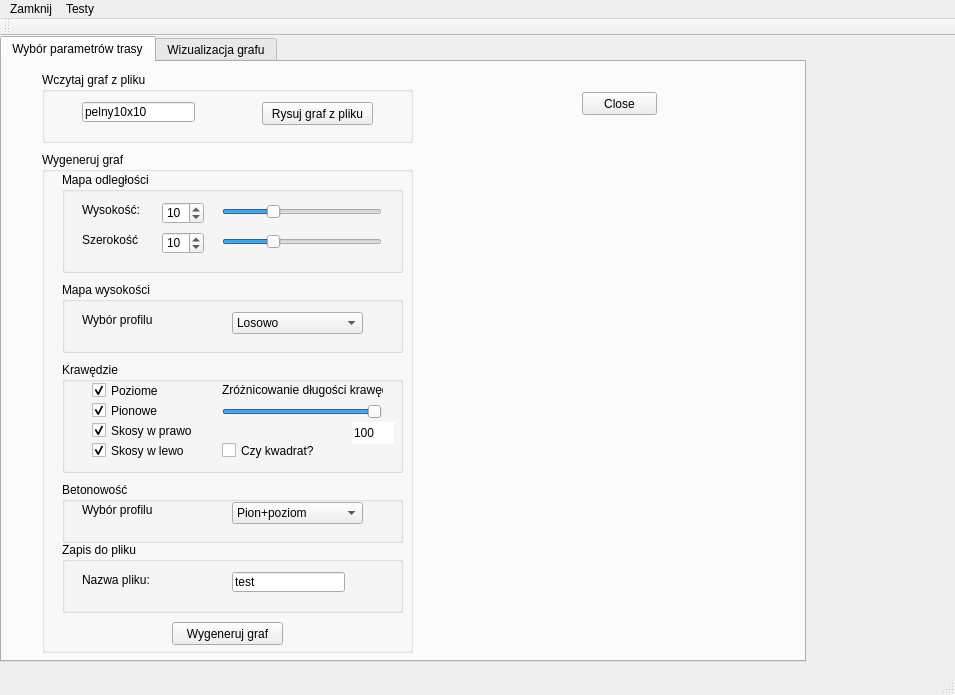
<?xml version="1.0" encoding="UTF-8"?>
<ui version="4.0">
 <class>MainWindow</class>
 <widget class="QMainWindow" name="MainWindow">
  <property name="geometry">
   <rect>
    <x>0</x>
    <y>0</y>
    <width>955</width>
    <height>695</height>
   </rect>
  </property>
  <property name="windowTitle">
   <string>MainWindow</string>
  </property>
  <widget class="QWidget" name="centralWidget">
   <widget class="QTabWidget" name="tabWidget">
    <property name="geometry">
     <rect>
      <x>0</x>
      <y>0</y>
      <width>806</width>
      <height>626</height>
     </rect>
    </property>
    <property name="toolTipDuration">
     <number>0</number>
    </property>
    <property name="currentIndex">
     <number>0</number>
    </property>
    <widget class="QWidget" name="tab_1">
     <attribute name="title">
      <string>Wybór parametrów trasy</string>
     </attribute>
     <widget class="QPushButton" name="closeButton">
      <property name="geometry">
       <rect>
        <x>580</x>
        <y>30</y>
        <width>75</width>
        <height>23</height>
       </rect>
      </property>
      <property name="text">
       <string>Close</string>
      </property>
     </widget>
     <widget class="QGroupBox" name="groupBox_2">
      <property name="geometry">
       <rect>
        <x>40</x>
        <y>90</y>
        <width>371</width>
        <height>501</height>
       </rect>
      </property>
      <property name="title">
       <string>Wygeneruj graf</string>
      </property>
      <widget class="QGroupBox" name="groupBox">
       <property name="geometry">
        <rect>
         <x>20</x>
         <y>20</y>
         <width>341</width>
         <height>101</height>
        </rect>
       </property>
       <property name="title">
        <string>Mapa odległości</string>
       </property>
       <widget class="QLabel" name="label_3">
        <property name="geometry">
         <rect>
          <x>20</x>
          <y>30</y>
          <width>91</width>
          <height>16</height>
         </rect>
        </property>
        <property name="text">
         <string>Wysokość:</string>
        </property>
       </widget>
       <widget class="QSpinBox" name="heightBox">
        <property name="geometry">
         <rect>
          <x>100</x>
          <y>30</y>
          <width>42</width>
          <height>22</height>
         </rect>
        </property>
        <property name="minimum">
         <number>1</number>
        </property>
        <property name="maximum">
         <number>200</number>
        </property>
        <property name="value">
         <number>10</number>
        </property>
       </widget>
       <widget class="QLabel" name="label_4">
        <property name="geometry">
         <rect>
          <x>20</x>
          <y>60</y>
          <width>91</width>
          <height>16</height>
         </rect>
        </property>
        <property name="text">
         <string>Szerokość</string>
        </property>
       </widget>
       <widget class="QSpinBox" name="widthBox">
        <property name="geometry">
         <rect>
          <x>100</x>
          <y>60</y>
          <width>42</width>
          <height>22</height>
         </rect>
        </property>
        <property name="minimum">
         <number>1</number>
        </property>
        <property name="maximum">
         <number>200</number>
        </property>
        <property name="value">
         <number>10</number>
        </property>
       </widget>
       <widget class="QSlider" name="heightSlider">
        <property name="geometry">
         <rect>
          <x>160</x>
          <y>30</y>
          <width>160</width>
          <height>19</height>
         </rect>
        </property>
        <property name="minimum">
         <number>1</number>
        </property>
        <property name="maximum">
         <number>31</number>
        </property>
        <property name="value">
         <number>10</number>
        </property>
        <property name="orientation">
         <enum>Qt::Horizontal</enum>
        </property>
       </widget>
       <widget class="QSlider" name="widthSlider">
        <property name="geometry">
         <rect>
          <x>160</x>
          <y>60</y>
          <width>160</width>
          <height>19</height>
         </rect>
        </property>
        <property name="minimum">
         <number>1</number>
        </property>
        <property name="maximum">
         <number>31</number>
        </property>
        <property name="value">
         <number>10</number>
        </property>
        <property name="orientation">
         <enum>Qt::Horizontal</enum>
        </property>
       </widget>
      </widget>
      <widget class="QGroupBox" name="groupBox_3">
       <property name="geometry">
        <rect>
         <x>20</x>
         <y>130</y>
         <width>341</width>
         <height>71</height>
        </rect>
       </property>
       <property name="title">
        <string>Mapa wysokości</string>
       </property>
       <widget class="QComboBox" name="heightProfileBox">
        <property name="geometry">
         <rect>
          <x>170</x>
          <y>30</y>
          <width>131</width>
          <height>22</height>
         </rect>
        </property>
        <item>
         <property name="text">
          <string>Losowo</string>
         </property>
        </item>
        <item>
         <property name="text">
          <string>Góra w centrum</string>
         </property>
        </item>
        <item>
         <property name="text">
          <string>Dolina w centrum</string>
         </property>
        </item>
       </widget>
       <widget class="QLabel" name="label_2">
        <property name="geometry">
         <rect>
          <x>20</x>
          <y>30</y>
          <width>121</width>
          <height>16</height>
         </rect>
        </property>
        <property name="text">
         <string>Wybór profilu</string>
        </property>
       </widget>
      </widget>
      <widget class="QGroupBox" name="groupBox_4">
       <property name="geometry">
        <rect>
         <x>20</x>
         <y>210</y>
         <width>341</width>
         <height>111</height>
        </rect>
       </property>
       <property name="title">
        <string>Krawędzie</string>
       </property>
       <widget class="QCheckBox" name="poziomoBox">
        <property name="geometry">
         <rect>
          <x>30</x>
          <y>20</y>
          <width>70</width>
          <height>17</height>
         </rect>
        </property>
        <property name="text">
         <string>Poziome</string>
        </property>
        <property name="checked">
         <bool>true</bool>
        </property>
       </widget>
       <widget class="QCheckBox" name="pionowoBox">
        <property name="geometry">
         <rect>
          <x>30</x>
          <y>40</y>
          <width>70</width>
          <height>17</height>
         </rect>
        </property>
        <property name="text">
         <string>Pionowe</string>
        </property>
        <property name="checked">
         <bool>true</bool>
        </property>
       </widget>
       <widget class="QCheckBox" name="skos1Box">
        <property name="geometry">
         <rect>
          <x>30</x>
          <y>60</y>
          <width>101</width>
          <height>17</height>
         </rect>
        </property>
        <property name="text">
         <string>Skosy w prawo</string>
        </property>
        <property name="checked">
         <bool>true</bool>
        </property>
       </widget>
       <widget class="QCheckBox" name="skos2Box">
        <property name="geometry">
         <rect>
          <x>30</x>
          <y>80</y>
          <width>101</width>
          <height>17</height>
         </rect>
        </property>
        <property name="text">
         <string>Skosy w lewo</string>
        </property>
        <property name="checked">
         <bool>true</bool>
        </property>
       </widget>
       <widget class="QSlider" name="percentageSlider">
        <property name="geometry">
         <rect>
          <x>160</x>
          <y>40</y>
          <width>160</width>
          <height>19</height>
         </rect>
        </property>
        <property name="maximum">
         <number>100</number>
        </property>
        <property name="value">
         <number>100</number>
        </property>
        <property name="orientation">
         <enum>Qt::Horizontal</enum>
        </property>
       </widget>
       <widget class="QLabel" name="label_5">
        <property name="geometry">
         <rect>
          <x>160</x>
          <y>20</y>
          <width>161</width>
          <height>16</height>
         </rect>
        </property>
        <property name="text">
         <string>Zróżnicowanie długości krawędzi:</string>
        </property>
       </widget>
       <widget class="QSpinBox" name="percentageBox">
        <property name="geometry">
         <rect>
          <x>290</x>
          <y>60</y>
          <width>42</width>
          <height>22</height>
         </rect>
        </property>
        <property name="acceptDrops">
         <bool>false</bool>
        </property>
        <property name="wrapping">
         <bool>false</bool>
        </property>
        <property name="frame">
         <bool>false</bool>
        </property>
        <property name="buttonSymbols">
         <enum>QAbstractSpinBox::NoButtons</enum>
        </property>
        <property name="suffix">
         <string extracomment="%"/>
        </property>
        <property name="maximum">
         <number>100</number>
        </property>
        <property name="value">
         <number>100</number>
        </property>
       </widget>
       <widget class="QCheckBox" name="cubeBox">
        <property name="geometry">
         <rect>
          <x>160</x>
          <y>80</y>
          <width>101</width>
          <height>17</height>
         </rect>
        </property>
        <property name="text">
         <string>Czy kwadrat?</string>
        </property>
       </widget>
      </widget>
      <widget class="QPushButton" name="createGraphButton">
       <property name="geometry">
        <rect>
         <x>130</x>
         <y>470</y>
         <width>111</width>
         <height>23</height>
        </rect>
       </property>
       <property name="text">
        <string>Wygeneruj graf</string>
       </property>
      </widget>
      <widget class="QGroupBox" name="groupBox_5">
       <property name="geometry">
        <rect>
         <x>20</x>
         <y>330</y>
         <width>341</width>
         <height>61</height>
        </rect>
       </property>
       <property name="title">
        <string>Betonowość</string>
       </property>
       <widget class="QComboBox" name="heightProfileBox_2">
        <property name="geometry">
         <rect>
          <x>170</x>
          <y>20</y>
          <width>131</width>
          <height>22</height>
         </rect>
        </property>
        <item>
         <property name="text">
          <string>Pion+poziom</string>
         </property>
        </item>
        <item>
         <property name="text">
          <string>Losowo</string>
         </property>
        </item>
       </widget>
       <widget class="QLabel" name="label_6">
        <property name="geometry">
         <rect>
          <x>20</x>
          <y>20</y>
          <width>121</width>
          <height>16</height>
         </rect>
        </property>
        <property name="text">
         <string>Wybór profilu</string>
        </property>
       </widget>
      </widget>
      <widget class="QGroupBox" name="groupBox_7">
       <property name="geometry">
        <rect>
         <x>20</x>
         <y>390</y>
         <width>341</width>
         <height>71</height>
        </rect>
       </property>
       <property name="contextMenuPolicy">
        <enum>Qt::DefaultContextMenu</enum>
       </property>
       <property name="title">
        <string>Zapis do pliku</string>
       </property>
       <widget class="QLabel" name="label_7">
        <property name="geometry">
         <rect>
          <x>20</x>
          <y>30</y>
          <width>121</width>
          <height>16</height>
         </rect>
        </property>
        <property name="text">
         <string>Nazwa pliku:</string>
        </property>
       </widget>
       <widget class="QLineEdit" name="filenameOutEdit">
        <property name="geometry">
         <rect>
          <x>170</x>
          <y>30</y>
          <width>113</width>
          <height>20</height>
         </rect>
        </property>
        <property name="text">
         <string>test</string>
        </property>
       </widget>
      </widget>
     </widget>
     <widget class="QGroupBox" name="groupBox_6">
      <property name="geometry">
       <rect>
        <x>40</x>
        <y>10</y>
        <width>371</width>
        <height>71</height>
       </rect>
      </property>
      <property name="title">
       <string>Wczytaj graf z pliku</string>
      </property>
      <widget class="QPushButton" name="drawFromFileButton">
       <property name="geometry">
        <rect>
         <x>220</x>
         <y>30</y>
         <width>111</width>
         <height>23</height>
        </rect>
       </property>
       <property name="text">
        <string>Rysuj graf z pliku</string>
       </property>
      </widget>
      <widget class="QLineEdit" name="filenameInEdit">
       <property name="geometry">
        <rect>
         <x>40</x>
         <y>30</y>
         <width>113</width>
         <height>20</height>
        </rect>
       </property>
       <property name="text">
        <string>pelny10x10</string>
       </property>
      </widget>
     </widget>
    </widget>
    <widget class="QWidget" name="tab_2">
     <property name="enabled">
      <bool>true</bool>
     </property>
     <attribute name="title">
      <string>Wizualizacja grafu</string>
     </attribute>
     <widget class="QWidget" name="showGraph" native="true">
      <property name="geometry">
       <rect>
        <x>0</x>
        <y>0</y>
        <width>800</width>
        <height>600</height>
       </rect>
      </property>
     </widget>
    </widget>
   </widget>
  </widget>
  <widget class="QMenuBar" name="menuBar">
   <property name="geometry">
    <rect>
     <x>0</x>
     <y>0</y>
     <width>955</width>
     <height>21</height>
    </rect>
   </property>
   <widget class="QMenu" name="menuClose">
    <property name="title">
     <string>Zamknij</string>
    </property>
   </widget>
   <widget class="QMenu" name="menuTesty">
    <property name="title">
     <string>Testy</string>
    </property>
   </widget>
   <addaction name="menuClose"/>
   <addaction name="menuTesty"/>
  </widget>
  <widget class="QToolBar" name="mainToolBar">
   <attribute name="toolBarArea">
    <enum>TopToolBarArea</enum>
   </attribute>
   <attribute name="toolBarBreak">
    <bool>false</bool>
   </attribute>
  </widget>
  <widget class="QStatusBar" name="statusBar"/>
 </widget>
 <layoutdefault spacing="6" margin="11"/>
 <tabstops>
  <tabstop>drawFromFileButton</tabstop>
  <tabstop>heightSlider</tabstop>
  <tabstop>heightBox</tabstop>
  <tabstop>widthBox</tabstop>
  <tabstop>tabWidget</tabstop>
  <tabstop>widthSlider</tabstop>
  <tabstop>heightProfileBox</tabstop>
  <tabstop>poziomoBox</tabstop>
  <tabstop>pionowoBox</tabstop>
  <tabstop>skos1Box</tabstop>
  <tabstop>skos2Box</tabstop>
  <tabstop>percentageSlider</tabstop>
  <tabstop>percentageBox</tabstop>
  <tabstop>createGraphButton</tabstop>
  <tabstop>heightProfileBox_2</tabstop>
  <tabstop>closeButton</tabstop>
 </tabstops>
 <resources/>
 <connections>
  <connection>
   <sender>closeButton</sender>
   <signal>clicked()</signal>
   <receiver>MainWindow</receiver>
   <slot>close()</slot>
   <hints>
    <hint type="sourcelabel">
     <x>646</x>
     <y>97</y>
    </hint>
    <hint type="destinationlabel">
     <x>826</x>
     <y>131</y>
    </hint>
   </hints>
  </connection>
 </connections>
</ui>
